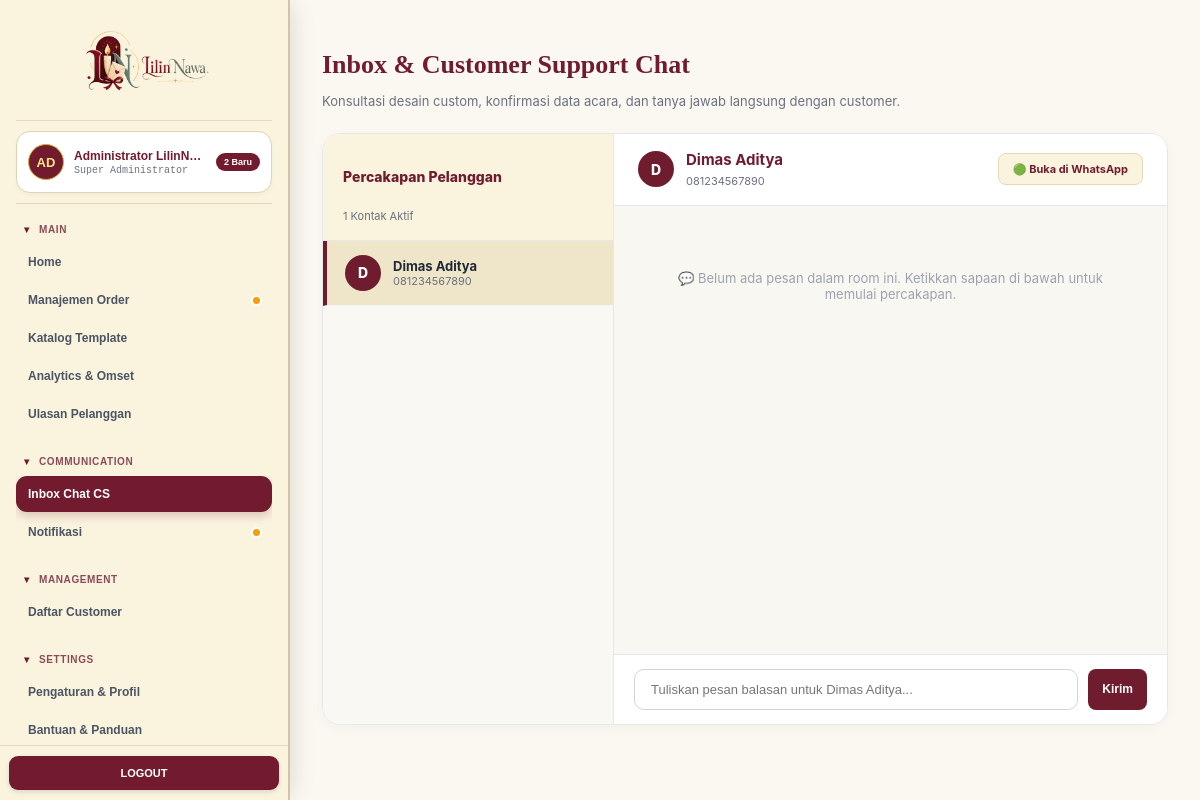
/Admin/COMMUNICATION_A/Inbox.php (signed in), run on the app's committed database.
### tables this page shows
CREATE TABLE IF NOT EXISTS `users` (
  `id` INT AUTO_INCREMENT PRIMARY KEY,
  `name` VARCHAR(100) NOT NULL,
  `email` VARCHAR(100) NOT NULL UNIQUE,
  `password` VARCHAR(255) NOT NULL,
  `phone` VARCHAR(25) NOT NULL,
  `role` ENUM('admin', 'customer') DEFAULT 'customer',
  `address` TEXT NULL,
  `created_at` TIMESTAMP DEFAULT CURRENT_TIMESTAMP
);

### Admin/COMMUNICATION_A/Inbox.php (the view, shortened to what this page needs)
<?php
require_once '../../Config/Database.php';
$room_list = [];
$cust_q = mysqli_query($conn, "SELECT name, phone FROM users WHERE role = 'customer'");
if ($cust_q) {
    while($c = mysqli_fetch_assoc($cust_q)) {
        $c_room = "room-" . $c['phone'];
        if (!isset($room_list[$c_room])) {
            $room_list[$c_room] = [
                'room_id' => $c_room,
                'sender_name' => $c['name'],
                'sender_phone' => $c['phone']
            ];
        }
    }
}
$first_room = array_key_first($room_list) ?? 'room-081234567890';
$active_room = $_GET['room'] ?? $first_room;
$active_contact = $room_list[$active_room] ?? [
    'sender_name' => 'Pelanggan LilinNawa',
    'sender_phone' => str_replace('room-', '', $active_room)
];
$messages = mysqli_query($conn, "SELECT * FROM inbox WHERE room_id = '$active_room' ORDER BY id ASC");
?>
<!DOCTYPE html>
<html lang="id">
<head>
    <link rel="stylesheet" href="../assets/css/admin.css">
    <link rel="stylesheet" href="inbox.css">
</head>
<body class="admin-wrapper">
    <?php include '../sidebar.php'; ?>
    <main class="admin-main" style="padding-bottom:20px;">
        <div class="page-title-box">
            <h2>Inbox &amp; Customer Support Chat</h2>
            <p>Konsultasi desain custom, konfirmasi data acara, dan tanya jawab langsung dengan customer.</p>
        </div>
        <div class="inbox-container">
            <div class="inbox-rooms">
                <div class="rooms-header">
                    <h4>Percakapan Pelanggan</h4>
                    <small style="color:#6B7280; font-size:11px;"><?= count($room_list) ?> Kontak Aktif</small>
                </div>
                <div class="rooms-list">
                    <?php foreach($room_list as $rid => $c): ?>
                    <a href="Inbox.php?room=<?= urlencode($rid) ?>" class="room-item <?= $active_room === $rid ? 'active' : '' ?>">
                        <div class="room-avatar"><?= strtoupper(substr($c['sender_name'], 0, 1)) ?></div>
                        <div class="room-info">
                            <strong class="room-name"><?= htmlspecialchars($c['sender_name']) ?></strong>
                            <span class="room-phone"><?= htmlspecialchars($c['sender_phone']) ?></span>
                        </div>
                    </a>
                    <?php endforeach; ?>
                </div>
            </div>
            <div class="inbox-chat-panel">
                <div class="chat-header">
                    <div style="display:flex; align-items:center; gap:12px;">
                        <div class="room-avatar"><?= strtoupper(substr($active_contact['sender_name'], 0, 1)) ?></div>
                        <div>
                            <h3 style="font-size:15px; margin:0; color:#701C2F;"><?= htmlspecialchars($active_contact['sender_name']) ?></h3>
                            <span style="font-size:11px; color:#6B7280;"><?= htmlspecialchars($active_contact['sender_phone']) ?></span>
                        </div>
                    </div>
                    <a href="https://wa.me/<?= preg_replace('/[^0-9]/', '', $active_contact['sender_phone']) ?>" target="_blank" class="btn-admin btn-gold" style="font-size:11px;">
                        🟢 Buka di WhatsApp
                    </a>
                </div>
                <div class="chat-feed">
                    <?php if (mysqli_num_rows($messages) === 0): ?>
                        <div style="text-align:center; padding:40px; color:#9CA3AF; font-size:13px;">
                            💬 Belum ada pesan dalam room ini. Ketikkan sapaan di bawah untuk memulai percakapan.
                        </div>
                    <?php endif; ?>
                </div>
                <form method="POST" class="chat-form">
                    <input type="text" name="message" placeholder="Tuliskan pesan balasan untuk <?= htmlspecialchars($active_contact['sender_name']) ?>..." required autocomplete="off">
                    <button type="submit" class="btn-admin btn-primary">Kirim</button>
                </form>
            </div>
        </div>
    </main>
</body>
</html>

### Admin/assets/css/admin.css (style rules this page uses)
:root { --bg-main: #FBF8F1; --text-primary: #1F2937; --text-secondary: #6B7280; --maroon-primary: #701C2F; --maroon-dark: #501320; --gold-accent: #D4AF37; --gold-light: #FAF3DE; --border-soft: #E5E7EB; --border-gold: #E5D7B7; --shadow-soft: 0 4px 12px rgba(0, 0, 0, 0.05); }
body.admin-wrapper { font-family: -apple-system, BlinkMacSystemFont, "Segoe UI", Roboto, "Helvetica Neue", Arial, sans-serif; background-color: var(--bg-main); color: var(--text-primary); display: flex; min-height: 100vh; margin: 0; padding: 0; }
.admin-main { margin-left: 300px; padding: 28px 32px; flex: 1; min-width: 0; background-color: var(--bg-main); }
.page-title-box { margin-bottom: 24px; }
.page-title-box h2 { font-family: 'Playfair Display', Georgia, serif; font-size: 26px; color: var(--maroon-primary); font-weight: 700; margin-bottom: 6px; }
.page-title-box p { color: var(--text-secondary); font-size: 13px; }
.btn-admin { display: inline-flex; align-items: center; gap: 6px; padding: 8px 14px; border-radius: 8px; font-size: 12px; font-weight: 700; text-decoration: none; cursor: pointer; border: none; transition: all 0.15s ease; }
.btn-primary { background: var(--maroon-primary); color: #FFFFFF; }
.btn-gold { background: var(--gold-light); color: var(--maroon-primary); border: 1px solid var(--border-gold); }

### Admin/COMMUNICATION_A/inbox.css (style rules this page uses)
.inbox-container { background: #FFFFFF; border: 1px solid #E5E7EB; border-radius: 18px; display: flex; height: calc(100vh - 210px); min-height: 520px; overflow: hidden; box-shadow: 0 4px 16px rgba(0, 0, 0, 0.03); }
.inbox-rooms { width: 290px; border-right: 1px solid #E5E7EB; display: flex; flex-direction: column; background: #FAF8F2; }
.rooms-header { padding: 16px 20px; border-bottom: 1px solid #E5E7EB; background: #FAF3DE; }
.rooms-header h4 { font-size: 14px; color: #701C2F; font-weight: 800; }
.rooms-list { flex: 1; overflow-y: auto; }
.room-item { display: flex; align-items: center; gap: 12px; padding: 14px 18px; border-bottom: 1px solid #F3F4F6; text-decoration: none; color: inherit; transition: background 0.15s; }
.room-item.active { background: #EFE6C9; border-left: 4px solid #701C2F; }
.room-avatar { width: 36px; height: 36px; border-radius: 50%; background: #701C2F; color: #FFFFFF; display: flex; align-items: center; justify-content: center; font-weight: 800; font-size: 14px; flex-shrink: 0; }
.room-info { display: flex; flex-direction: column; overflow: hidden; }
.room-name { font-size: 13px; color: #1F2937; white-space: nowrap; overflow: hidden; text-overflow: ellipsis; }
.room-phone { font-size: 11px; color: #6B7280; }
.inbox-chat-panel { flex: 1; display: flex; flex-direction: column; background: #FFFFFF; }
.chat-header { padding: 16px 24px; border-bottom: 1px solid #E5E7EB; display: flex; justify-content: space-between; align-items: center; background: #FFFFFF; }
.chat-feed { flex: 1; padding: 24px; overflow-y: auto; background: #F9F7F1; display: flex; flex-direction: column; gap: 14px; }
.chat-form { padding: 14px 20px; border-top: 1px solid #E5E7EB; display: flex; gap: 10px; background: #FFFFFF; }
.chat-form input { flex: 1; padding: 12px 16px; border: 1.5px solid #D1D5DB; border-radius: 10px; font-size: 13px; outline: none; }

### Admin/sidebar.css (style rules this page uses)
:root { --sidebar-width: 290px; --maroon: #721B2F; --maroon-dark: #501320; --cream: #FAF3DE; --cream-light: #FAF4E4; --white: #FFFFFF; --gold: #D4AF37; --border: #E2D4B0; --text: #4B5563; --muted: #8A4B58; }
.admin-main { margin-left: var(--sidebar-width) !important; min-height: 100vh !important; box-sizing: border-box !important; }

### data on the page
users: name "D", name "Dimas Aditya", phone "081234567890", message "Tuliskan pesan balasan untuk Dimas Aditya..."

### other printed values
$admin_avatar "AD"
$admin_name "Administrator LilinN…"
$new_orders_count "2"
count($room_list) "1"
